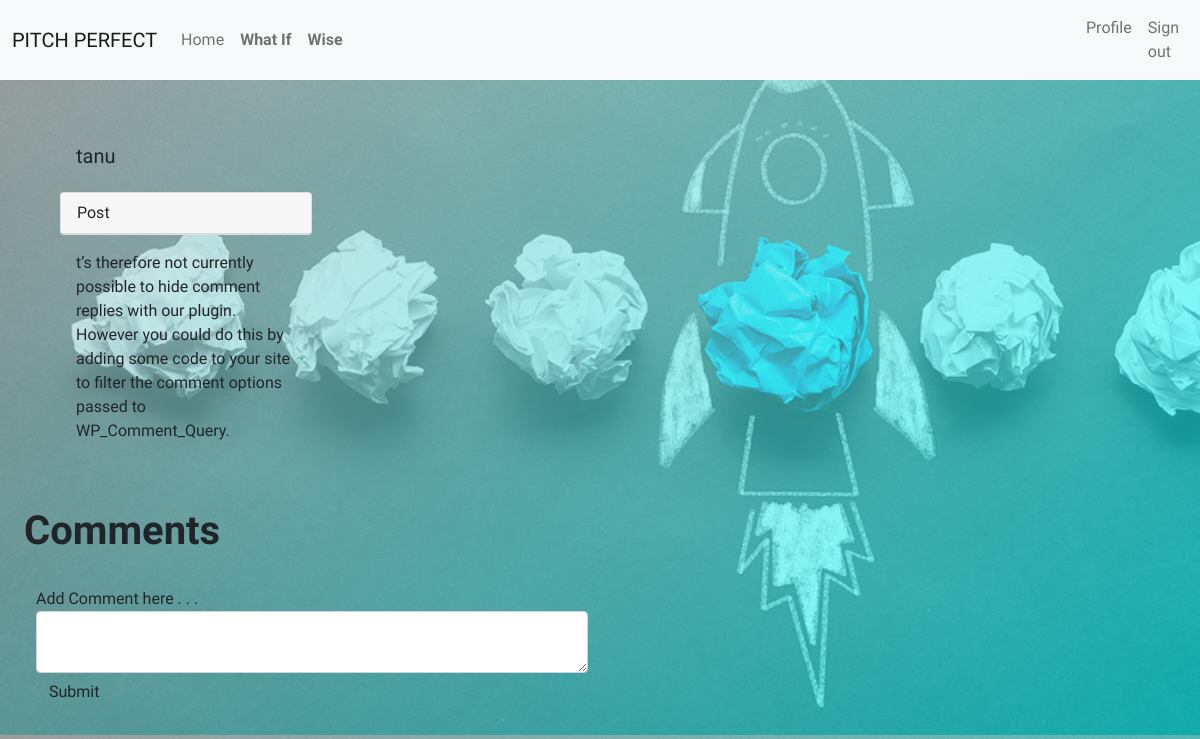
Page /user/3 (signed in) on the committed database.
### app/models.py (models this page shows, shortened)
class User(UserMixin, db.Model): #arg helps connect  to db
    __tablename__ = 'users' #table name
    id = db.Column(db.Integer, primary_key = True)
    username = db.Column(db.String(255), index = True)
    email = db.Column(db.String(255), unique = True, index = True)
    bio = db.Column(db.String(255))
    profile_pic_path = db.Column(db.String(255))
    pass_secure = db.Column(db.String(255))
    pitch = db.relationship('Pitch',backref = 'user',lazy = "dynamic")
    @property #create write only class property password
    def password(self):
        raise AttributeError('You cannot read the password attribute') #we raise an attribute error to block access to the password property
    @password.setter
    def password(self, password):  #save hash to pass_secure column in database
        self.pass_secure = generate_password_hash(password)

class Pitch(db.Model):
    __tablename__ = 'pitches'
    id = db.Column(db.Integer,primary_key = True)
    title = db.Column(db.String(255))
    content = db.Column(db.String(255))
    posted = db.Column(db.DateTime, index = True, default=datetime.utcnow)
    user_id = db.Column(db.Integer,db.ForeignKey("users.id"))
    category_id = db.Column(db.Integer, db.ForeignKey('categories.id')) #tels alchemy foreign key and is the primary key of roles
    up_vote = db.relationship('UpVote',backref = 'post',lazy = "dynamic")
    comment = db.relationship('Comments',backref = 'post',lazy = "dynamic")
    down_vote = db.relationship('DownVote',backref = 'post',lazy = "dynamic")

### app/main/views.py (the view)
@main.route('/user/<int:id>', methods=['GET', 'POST'])
@login_required
def pitch(id):
    comments = Comments.query.filter_by(pitch_id = id).all()
    pitch = Pitch.query.get(id)
    if pitch is None:
        abort(404)
    form = CommentInput()
    if form.validate_on_submit():
        comment = Comments(comment = form.comment.data, pitch_id = id, user_id=current_user.id)
        db.session.add(comment)
        db.session.commit()
        return redirect(url_for('.pitch',comments=comments, pitch = pitch, form=form, id=id ))
    return render_template('pitch.html', pitch = pitch, form=form, comments = comments)

### app/main/forms.py
class CommentInput(FlaskForm):
    comment = TextAreaField('Add Comment here . . .', validators=[InputRequired()]) #first is the label, second is a list of validators
    Submit= SubmitField('Submit')

### app/models.py (called while the page is built)
@login_manager.user_loader
def load_user(user_id):
    return User.query.get(int(user_id))

### app/templates/pitch.html (shortened to what this page needs)
{% import 'bootstrap/wtf.html' as wtf %}
{% extends 'base.html' %}
{% block main %}
<div class="row m-lg-5">
    <div class="col-md-3">
        <h5 class="card-body">
            {{pitch.user.username}}
        </h5>
        <div class="card">
            <div class="card-header">{{pitch.title}}</div>
        </div>
        <div class="card-body">
            {{pitch.content}}
        </div>
    </div>
</div>
<div class="container row">
    <h1><strong>Comments</strong></h1>
</div>
<div class="row m-lg-4">
    <div class="col-md-6">
        {{wtf.quick_form(form)}}
    </div>
</div>
{% endblock main %}

### app/static/css/style.css (style rules this page uses)
* { margin: 0; padding: 0; font-family: 'Exo 2', sans-serif; box-sizing: border-box; text-decoration: none; border: none; transition: all .3s linear; }
html { overflow-x: hidden; }
body { background: linear-gradient(135deg, rgba(202, 202, 202, 0.6), rgba(0, 255, 255, 0.600)), url("../img/bgg.jpg"); background-size: cover; }

### rows in the picture
User: user.username "tanu"
Pitch: title "Post", content "t’s therefore not currently possible to hide comment replies with our plugin. However you could do this by adding some code to your site to filter the comment options passed to WP_Comment_Query."
